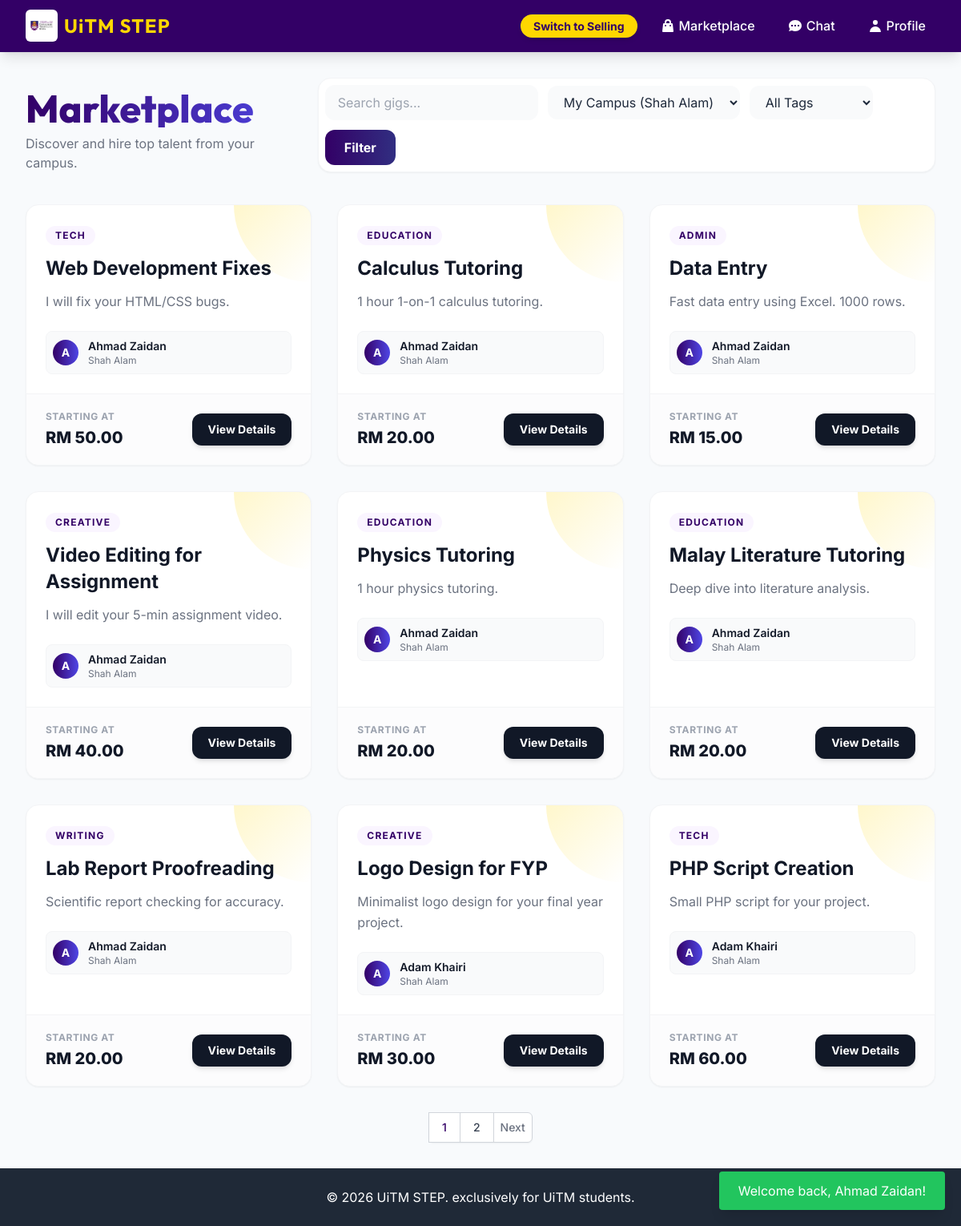
The page /marketplace.php (signed in) on the database its author committed.
### tables this page shows
CREATE TABLE IF NOT EXISTS gigs (
    gig_id INT AUTO_INCREMENT PRIMARY KEY,
    seller_id INT NOT NULL,
    title VARCHAR(255) NOT NULL,
    description TEXT NOT NULL,
    price DECIMAL(10,2) NOT NULL,
    category VARCHAR(100) NOT NULL,
    status ENUM('active', 'inactive') DEFAULT 'active',
    created_at TIMESTAMP DEFAULT CURRENT_TIMESTAMP,
    FOREIGN KEY (seller_id) REFERENCES users(user_id) ON DELETE CASCADE
);

CREATE TABLE IF NOT EXISTS users (
    user_id INT AUTO_INCREMENT PRIMARY KEY,
    student_id VARCHAR(20) UNIQUE NOT NULL,
    name VARCHAR(100) NOT NULL,
    email VARCHAR(100) UNIQUE NOT NULL,
    password VARCHAR(255) NOT NULL,
    campus VARCHAR(100) NOT NULL,
    role ENUM('student', 'admin') DEFAULT 'student',
    profile_picture VARCHAR(255) DEFAULT NULL,
    bio TEXT DEFAULT NULL,
    created_at TIMESTAMP DEFAULT CURRENT_TIMESTAMP
);

### marketplace.php (the view, shortened to what this page needs)
<?php
require_once 'includes/db.php';
$limit = 9;
$page = isset($_GET['page']) ? (int)$_GET['page'] : 1;
$offset = ($page - 1) * $limit;
$campus_filter = $_GET['campus'] ?? 'local';
$tag_filter = $_GET['tag'] ?? '';
$search_query = trim($_GET['search'] ?? '');
$params = [];
$where_clauses = ["g.status = 'active'", "u.role = 'student'"];
if ($campus_filter === 'local') {
    $where_clauses[] = "u.campus = ?";
    $params[] = $_SESSION['campus'];
}
$join_tags = "";
$where_sql = implode(' AND ', $where_clauses);
$count_sql = "SELECT COUNT(DISTINCT g.gig_id) FROM gigs g JOIN users u ON g.seller_id = u.user_id $join_tags WHERE $where_sql";
$stmt = $pdo->prepare($count_sql);
$stmt->execute($params);
$total_gigs = $stmt->fetchColumn();
$total_pages = ceil($total_gigs / $limit);
$sql = "SELECT g.*, u.name as seller_name, u.campus
        FROM gigs g
        JOIN users u ON g.seller_id = u.user_id
        $join_tags
        WHERE $where_sql
        GROUP BY g.gig_id
        ORDER BY g.created_at DESC
        LIMIT $limit OFFSET $offset";
$stmt = $pdo->prepare($sql);
$stmt->execute($params);
$gigs = $stmt->fetchAll();
require_once 'includes/header.php';
?>
<div class="mb-10 flex flex-col md:flex-row md:items-end justify-between gap-6">
    <div>
        <h1 class="text-4xl sm:text-5xl font-extrabold text-transparent bg-clip-text bg-gradient-to-r from-uitmPurple to-indigo-600 font-serif mb-2">Marketplace</h1>
        <p class="text-gray-500">Discover and hire top talent from your campus.</p>
    </div>
    <form action="marketplace.php" method="GET" class="flex flex-wrap gap-3 items-center bg-white p-2 rounded-2xl shadow-sm border border-gray-100">
        <input type="text" name="search" placeholder="Search gigs..." value="<?php echo escape($search_query); ?>" class="px-4 py-2.5 bg-gray-50 border-transparent rounded-xl focus:ring-2 focus:ring-uitmGold focus:bg-white transition-all outline-none w-full sm:w-auto">
        <select name="campus" class="px-4 py-2.5 bg-gray-50 border-transparent rounded-xl focus:ring-2 focus:ring-uitmGold focus:bg-white transition-all outline-none cursor-pointer">
            <option value="local" <?php if($campus_filter === 'local') echo 'selected'; ?>>My Campus (<?php echo escape($_SESSION['campus']); ?>)</option>
        </select>
        <select name="tag" class="px-4 py-2.5 bg-gray-50 border-transparent rounded-xl focus:ring-2 focus:ring-uitmGold focus:bg-white transition-all outline-none cursor-pointer">
            <option value="">All Tags</option>
        </select>
        <button type="submit" class="bg-gradient-to-r from-uitmPurple to-indigo-900 text-white px-6 py-2.5 rounded-xl hover:shadow-lg hover:scale-105 transition-all duration-300 font-bold">Filter</button>
    </form>
</div>
<?php if (count($gigs) > 0): ?>
    <div class="grid grid-cols-1 md:grid-cols-2 lg:grid-cols-3 gap-8">
        <?php $delay = 0; ?>
        <?php foreach ($gigs as $gig): ?>
            <div class="bg-white rounded-2xl shadow-sm hover:shadow-2xl transition-all duration-500 flex flex-col overflow-hidden border border-gray-100 transform hover:-translate-y-2 animate-fade-in-up" style="animation-delay: <?php echo $delay; ?>ms;">
                <div class="p-6 flex-grow relative">
                    <div class="absolute top-0 right-0 w-24 h-24 bg-gradient-to-br from-uitmGold/20 to-transparent rounded-bl-full rounded-tr-2xl -z-10"></div>
                    <div class="text-xs font-bold text-uitmPurple uppercase tracking-widest mb-3 bg-purple-50 inline-block px-3 py-1 rounded-full"><?php echo escape($gig['category']); ?></div>
                    <h3 class="text-2xl font-bold text-gray-900 mb-3 leading-snug hover:text-uitmPurple transition-colors cursor-pointer"><?php echo escape($gig['title']); ?></h3>
                    <p class="text-gray-500 mb-6 line-clamp-3 leading-relaxed"><?php echo escape($gig['description']); ?></p>
                    <div class="text-sm text-gray-600 flex items-center bg-gray-50 p-2 rounded-lg border border-gray-100 mt-auto">
                        <div class="w-8 h-8 rounded-full bg-gradient-to-r from-uitmPurple to-indigo-600 flex items-center justify-center text-white font-bold mr-3">
                            <?php echo strtoupper(substr($gig['seller_name'], 0, 1)); ?>
                        </div>
                        <div>
                            <span class="block font-semibold text-gray-900"><?php echo escape($gig['seller_name']); ?></span>
                            <span class="block text-xs text-gray-500"><?php echo escape($gig['campus']); ?></span>
                        </div>
                    </div>
                </div>
                <div class="bg-gray-50/50 px-6 py-5 mt-auto border-t border-gray-100 flex items-center justify-between">
                    <div class="flex flex-col">
                        <span class="text-xs text-gray-400 uppercase font-bold tracking-wider mb-1">Starting at</span>
                        <span class="text-xl font-extrabold text-gray-900">RM <?php echo number_format($gig['price'], 2); ?></span>
                    </div>
                    <a href="gig_details.php?id=<?php echo $gig['gig_id']; ?>" class="text-sm bg-gray-900 hover:bg-uitmPurple text-white px-5 py-2.5 rounded-xl font-bold transition-all duration-300 shadow-md hover:shadow-lg transform hover:scale-105">View Details</a>
                </div>
            </div>
            <?php $delay += 100; ?>
        <?php endforeach; ?>
    </div>
    <?php if ($total_pages > 1): ?>
    <div class="mt-8 flex justify-center">
        <nav class="inline-flex rounded-md shadow-sm -space-x-px" aria-label="Pagination">
            <?php for($i = 1; $i <= $total_pages; $i++): ?>
                <a href="?page=<?php echo $i; ?>&campus=<?php echo urlencode($campus_filter); ?>&tag=<?php echo urlencode($tag_filter); ?>&search=<?php echo urlencode($search_query); ?>" class="relative inline-flex items-center px-4 py-2 border border-gray-300 bg-white text-sm font-medium <?php echo $i === $page ? 'text-uitmPurple font-bold bg-gray-100' : 'text-gray-700 hover:bg-gray-50'; ?>">
                    <?php echo $i; ?>
                </a>
            <?php endfor; ?>
            <?php if($page < $total_pages): ?>
                <a href="?page=<?php echo $page+1; ?>&campus=<?php echo urlencode($campus_filter); ?>&tag=<?php echo urlencode($tag_filter); ?>&search=<?php echo urlencode($search_query); ?>" class="relative inline-flex items-center px-2 py-2 rounded-r-md border border-gray-300 bg-white text-sm font-medium text-gray-500 hover:bg-gray-50">Next</a>
            <?php endif; ?>
        </nav>
    </div>
    <?php endif; ?>
<?php endif; ?>
<?php require_once 'includes/footer.php'; ?>

### includes/header.php (shortened to what this page needs)
<?php
require_once 'functions.php';
?>
<!DOCTYPE html>
<html lang="en" class="bg-uitmPurple">
<head>
    <script src="https://cdn.tailwindcss.com"></script>
    <link rel="stylesheet" href="assets/css/style.css">
</head>
<body class="bg-uitmPurple flex flex-col min-h-screen text-slate-800 font-sans selection:bg-uitmPurple selection:text-white">
    <div class="flex flex-col min-h-screen bg-slate-50">
    <nav class="bg-uitmPurple border-b border-uitmPurple/30 text-white sticky top-0 z-50 shadow-lg transition-all duration-300">
        <div class="max-w-7xl mx-auto px-4 sm:px-6 lg:px-8">
            <div class="flex justify-between h-16">
                <div class="flex items-center">
                    <a href="index.php" class="flex items-center space-x-2 text-2xl font-bold tracking-wider text-uitmGold hover:scale-105 transition-transform duration-300 font-serif">
                        <img src="assets/img/uitm_logo.png" alt="UiTM Logo" class="h-10 w-10 object-contain rounded-md shadow-sm">
                        <span class="drop-shadow-sm">UiTM STEP</span>
                    </a>
                </div>
                <div class="flex items-center space-x-4">
                    <?php if(isset($_SESSION['user_id'])): ?>
                        <?php if($_SESSION['role'] === 'student'): ?>
                            <?php $current_mode = $_SESSION['mode'] ?? 'buying'; ?>
                            <div class="group relative inline-block">
                            <?php if($current_mode === 'buying'): ?>
                                <a href="user_dashboard.php?mode=selling" class="bg-uitmGold text-uitmPurple px-4 py-1.5 rounded-full font-bold text-sm shadow-md hover:bg-yellow-400 hover:shadow-lg transition-all duration-300 transform group-hover:-translate-y-0.5">Switch to Selling</a>
                            <?php else: ?>
                                <a href="user_dashboard.php?mode=buying" class="bg-uitmGold text-uitmPurple px-4 py-1.5 rounded-full font-bold text-sm shadow-md hover:bg-yellow-400 hover:shadow-lg transition-all duration-300 transform group-hover:-translate-y-0.5">Switch to Buying</a>
                            <?php endif; ?>
                            </div>
                            <a href="marketplace.php" class="hover:text-uitmGold hover:bg-white/10 px-3 py-2 rounded-md font-medium transition-colors flex items-center space-x-1">
                                <span>Marketplace</span>
                            </a>
                            <a href="chat.php" class="hover:text-uitmGold hover:bg-white/10 px-3 py-2 rounded-md font-medium transition-colors flex items-center space-x-1">
                                <span>Chat</span>
                            </a>
                            <a href="profile.php" class="hover:text-uitmGold hover:bg-white/10 px-3 py-2 rounded-md font-medium transition-colors flex items-center space-x-1">
                                <svg xmlns="http://www.w3.org/2000/svg" class="h-5 w-5" viewBox="0 0 20 20" fill="currentColor">
                                    <path fill-rule="evenodd" d="M10 9a3 3 0 100-6 3 3 0 000 6zm-7 9a7 7 0 1114 0H3z" clip-rule="evenodd" />
                                </svg>
                                <span>Profile</span>
                            </a>
                        <?php endif; ?>
                    <?php endif; ?>
                </div>
            </div>
        </div>
    </nav>
    <?php $no_container = $no_container ?? false; ?>
    <?php if (!$no_container): ?>
    <main class="flex-grow w-full max-w-7xl mx-auto px-4 sm:px-6 lg:px-8 py-8">
    <?php else: ?>
    <main class="flex-grow w-full">
    <?php endif; ?>
        <?php display_toast(); ?>

### includes/functions.php (shortened to what this page needs)
<?php
function escape($string) {
    return htmlspecialchars($string ?? '', ENT_QUOTES, 'UTF-8');
}
function display_toast() {
    if (isset($_SESSION['toast'])) {
        $toast = $_SESSION['toast'];
        $type = $toast['type'];
        $msg = escape($toast['message']);
        $color = 'bg-blue-500';
        if ($type === 'success') {
            $color = 'bg-green-500';
        } elseif ($type === 'error') {
            $color = 'bg-red-500';
        }
        echo "<div id='toast' class='fixed bottom-5 right-5 text-white px-6 py-3 rounded shadow-lg $color transition-opacity duration-300'>$msg</div>";
    }
}
?>

### includes/footer.php (shortened to what this page needs)
</main>
    <footer class="bg-gray-800 text-white py-6 mt-auto">
        <div class="max-w-7xl mx-auto px-4 text-center">
            <p>&copy; <?php echo date('Y'); ?> UiTM STEP. exclusively for UiTM students.</p>
        </div>
    </footer>
    </div>
</body>
</html>

### rows shown on the page
gigs: category "TECH", title "Web Development Fixes", description "I will fix your HTML/CSS bugs.", seller.name "A", seller.name "Ahmad Zaidan", seller.campus "Shah Alam", price "50.00"
gigs: category "EDUCATION", title "Calculus Tutoring", description "1 hour 1-on-1 calculus tutoring.", seller.name "A", seller.name "Ahmad Zaidan", seller.campus "Shah Alam", price "20.00"
gigs: category "ADMIN", title "Data Entry", description "Fast data entry using Excel. 1000 rows.", seller.name "A", seller.name "Ahmad Zaidan", seller.campus "Shah Alam", price "15.00"
gigs: category "CREATIVE", title "Video Editing for Assignment", description "I will edit your 5-min assignment video.", seller.name "A", seller.name "Ahmad Zaidan", seller.campus "Shah Alam", price "40.00"
gigs: category "EDUCATION", title "Physics Tutoring", description "1 hour physics tutoring.", seller.name "A", seller.name "Ahmad Zaidan", seller.campus "Shah Alam", price "20.00"
gigs: category "EDUCATION", title "Malay Literature Tutoring", description "Deep dive into literature analysis.", seller.name "A", seller.name "Ahmad Zaidan", seller.campus "Shah Alam", price "20.00"
gigs: category "WRITING", title "Lab Report Proofreading", description "Scientific report checking for accuracy.", seller.name "A", seller.name "Ahmad Zaidan", seller.campus "Shah Alam", price "20.00"
gigs: category "CREATIVE", title "Logo Design for FYP", description "Minimalist logo design for your final year project.", seller.name "A", seller.name "Adam Khairi", seller.campus "Shah Alam", price "30.00"
gigs: category "TECH", title "PHP Script Creation", description "Small PHP script for your project.", seller.name "A", seller.name "Adam Khairi", seller.campus "Shah Alam", price "60.00"

### other values the page prints
$msg "Welcome back, Ahmad Zaidan!"
